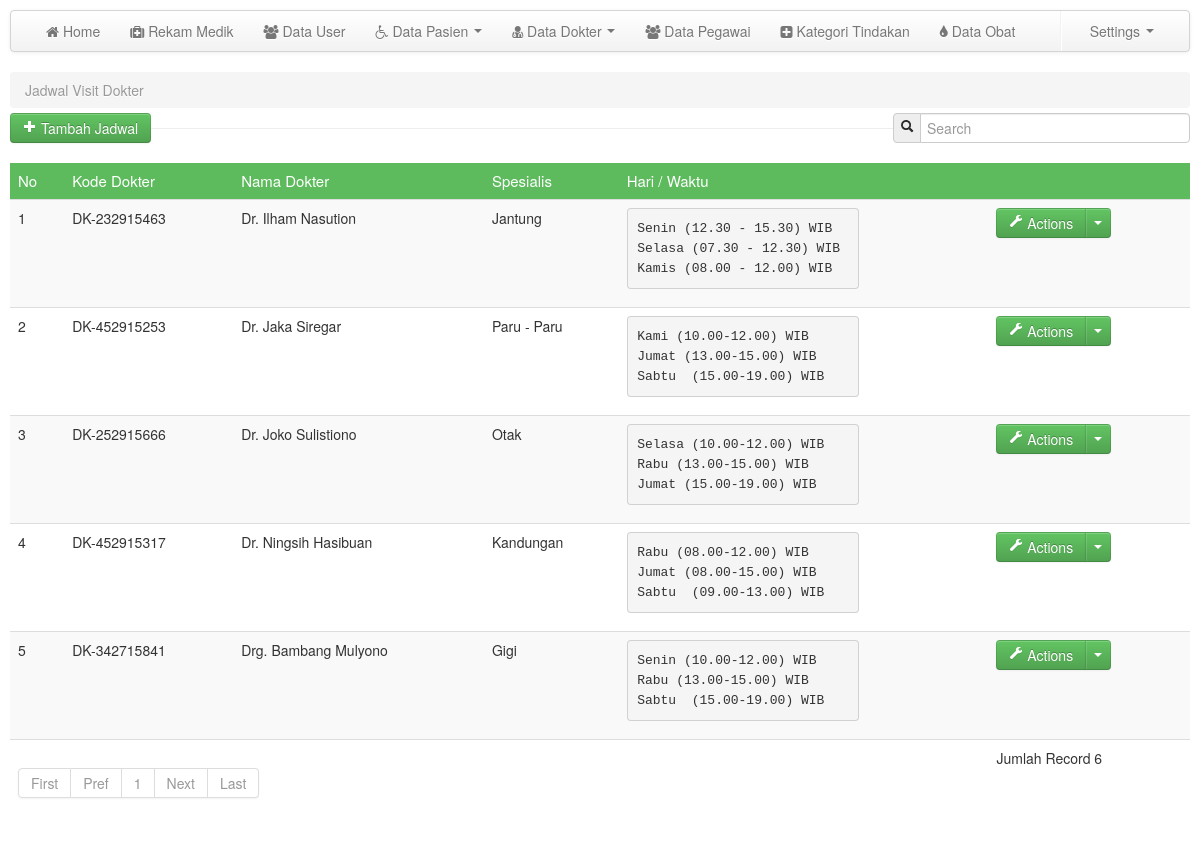
The app's page /media.php?module=jadwal_dok (signed in) with its own data.
### tables this page shows
CREATE TABLE `jadwal_dok` (
  `id_jadwal` int(5) NOT NULL,
  `kodedokter` varchar(50) NOT NULL,
  `waktu` text NOT NULL
);

CREATE TABLE `dokter` (
  `id_dokter` int(11) NOT NULL,
  `kodeDokter` varchar(50) NOT NULL,
  `nama_dokter` varchar(150) NOT NULL,
  `spesialis` varchar(150) NOT NULL,
  `jk` varchar(150) NOT NULL,
  `alamat` varchar(300) NOT NULL,
  `no_hp` varchar(15) NOT NULL,
  `kodeuser` varchar(150) NOT NULL
);

### mod_dokter/jadwal_dok.php (the view, shortened to what this page needs)
<?php
switch($_GET['act']){
	default:
	?>
	<?php
	$p      = new Paging;
    $batas  = 10;
    $posisi = $p->cariPosisi($batas);
?>
	<section>
		<ul class="breadcrumb" style="margin-bottom: 5px;">
			<li class="active">Jadwal Visit Dokter</li>
		</ul>
		<div class="control-group pull-left">
			<button class="btn btn-success" type="button" onclick="window.location='media.php?module=jadwal_dok&&act=tambah'"><i class="icon-plus icon-white"></i> Tambah Jadwal</button>
		</div>
		<form class="form-search pull-right">
							<div class="input-prepend">
								<span class="add-on"><i class="icon-search"></i></span>
								<input class="span3" id="txtcari" type="text" placeholder="Search">
							</div>
		</form>
		<hr>
		<div class="row-fluid">
			<div class="span12 pull-left">
				<div id="tabel_awal">
				<table class="table table-striped">
					<thead>
						<tr class="head2">
							<td>No</td><td>Kode Dokter</td><td>Nama Dokter</td><td>Spesialis</td><td>Hari / Waktu</td><td></td>
						</tr>
					</thead>
					<tbody>
					<?php
					$query=mysql_query("SELECT * FROM jadwal_dok, dokter WHERE dokter.kodeDokter=jadwal_dok.kodedokter ORDER BY dokter.nama_dokter ASC LIMIT $posisi,$batas");
					$no=$posisi+1;
					while($r=mysql_fetch_array($query)){
					?>
						<tr>
							<td><?php echo $no; ?></td><td><?php echo $r['kodeDokter']; ?></td><td><?php echo $r['nama_dokter']; ?></td><td><?php echo $r['spesialis']; ?></td><td><pre class="span8"><?php echo $r['waktu']; ?> </pre></td><td><div class="btn-group">
								<a class="btn btn-success" href="#"><i class="icon-wrench icon-white"></i> Actions</a>
								<a class="btn btn-success dropdown-toggle" data-toggle="dropdown" href="#"><span class="caret"></span></a>
							</div></td>
						</tr>
					<?php
					$no++;
					}
					?>
					<tr>
							<td colspan="5">
							<?php
							$jmldata=mysql_num_rows(mysql_query("SELECT * FROM jadwal_dok"));
							$jmlhalaman  = $p->jumlahHalaman($jmldata, $batas);
							$linkHalaman = $p->navHalaman($_GET['halaman'], $jmlhalaman);
							echo "$linkHalaman";
							?><td>Jumlah Record <?php echo $jmldata; ?></td>
						</tr>
					</tbody>
				</table>
				</div>
			</div>
		</div>
	</section>
<?php
break;
?>
<?php
}
?>

### css/custom.css (style rules this page uses)
nav,header,section,footer { margin:10px 10px 0 10px; }
table .head2 { background:#5dbb5d; color:#fff; font-size:15px; }

### records on screen
jadwal_dok: dokter.kodeDokter "DK-232915463", dokter.nama_dokter "Dr. Ilham Nasution", dokter.spesialis "Jantung", waktu "Senin (12.30 - 15.30) WIB Selasa (07.30 - 12.30) WIB Kamis (08.00 - 12.00) WIB"
jadwal_dok: dokter.kodeDokter "DK-452915253", dokter.nama_dokter "Dr. Jaka Siregar", dokter.spesialis "Paru - Paru", waktu "Kami (10.00-12.00) WIB Jumat (13.00-15.00) WIB Sabtu (15.00-19.00) WIB"
jadwal_dok: dokter.kodeDokter "DK-252915666", dokter.nama_dokter "Dr. Joko Sulistiono", dokter.spesialis "Otak", waktu "Selasa (10.00-12.00) WIB Rabu (13.00-15.00) WIB Jumat (15.00-19.00) WIB"
jadwal_dok: dokter.kodeDokter "DK-452915317", dokter.nama_dokter "Dr. Ningsih Hasibuan", dokter.spesialis "Kandungan", waktu "Rabu (08.00-12.00) WIB Jumat (08.00-15.00) WIB Sabtu (09.00-13.00) WIB"
jadwal_dok: dokter.kodeDokter "DK-342715841", dokter.nama_dokter "Drg. Bambang Mulyono", dokter.spesialis "Gigi", waktu "Senin (10.00-12.00) WIB Rabu (13.00-15.00) WIB Sabtu (15.00-19.00) WIB"

### other values on screen
$halaman_aktif "1"
$jmldata "6"
